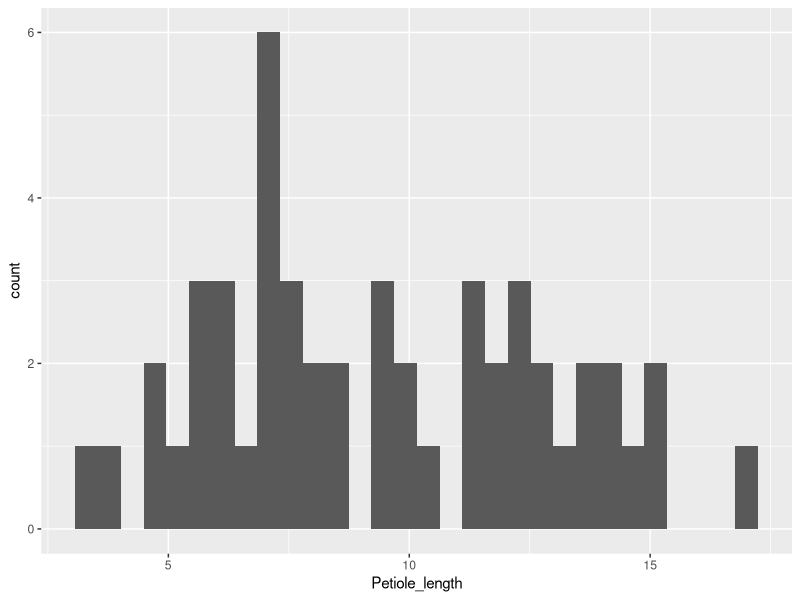

Recreate this plot in R.
## ---- chunk 1
rm(list = ls())
library(dplyr)
library(ggplot2)
library(here)
## ---- chunk 2
Leaves <- read.csv(here("Data", "Class_leaf_measurements.csv"), stringsAsFactors = F)
## ---- chunk 3
str(Leaves)
## ---- chunk 4
names(Leaves) <- c("Tree_num", "Species", "Leaf_num", "DBH_cm", "Petiole_length", "Total_lenght_cm", "Middle_lobe_lenght_cm", "Middle_lobe_width_cm", "Person")
## ---- chunk 5
Leaves$Species[121:130] <- "Norway maple"
Leaves$Species[11:20] <- "Red maple"
Leaves$Species[131:140] <- "Red maple"
Leaves$Species[141:150] <- "Sugar maple"
Leaves$Species[21:30] <- "Sugar maple"
Leaves$Species <- as.factor(Leaves$Species)
## ---- chunk 6
Sugar <- filter(Leaves, Species == "Sugar maple")
Sugar <- subset(Sugar, select = -c(Tree_num, Leaf_num, Person))
## ---- chunk 7
ggplot(Sugar, aes(x=Petiole_length)) + geom_histogram()
